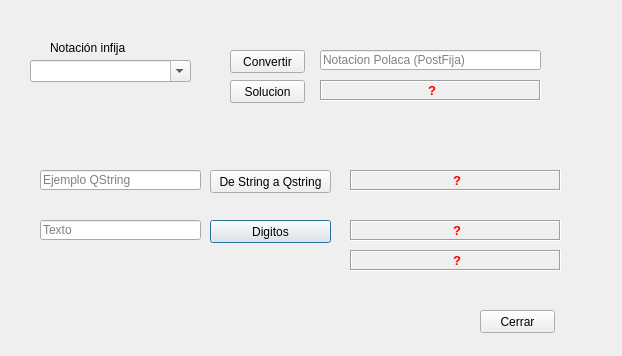
<?xml version="1.0" encoding="UTF-8"?>
<ui version="4.0">
 <class>Dialog</class>
 <widget class="QDialog" name="Dialog">
  <property name="geometry">
   <rect>
    <x>0</x>
    <y>0</y>
    <width>622</width>
    <height>356</height>
   </rect>
  </property>
  <property name="windowTitle">
   <string>Dialog</string>
  </property>
  <widget class="QLineEdit" name="lineEdit_3">
   <property name="geometry">
    <rect>
     <x>40</x>
     <y>220</y>
     <width>161</width>
     <height>20</height>
    </rect>
   </property>
   <property name="placeholderText">
    <string>Texto</string>
   </property>
  </widget>
  <widget class="QPushButton" name="pushButtonDigitos">
   <property name="geometry">
    <rect>
     <x>210</x>
     <y>220</y>
     <width>121</width>
     <height>23</height>
    </rect>
   </property>
   <property name="text">
    <string>Digitos</string>
   </property>
  </widget>
  <widget class="QLabel" name="label_4">
   <property name="geometry">
    <rect>
     <x>350</x>
     <y>220</y>
     <width>211</width>
     <height>21</height>
    </rect>
   </property>
   <property name="frameShape">
    <enum>QFrame::Box</enum>
   </property>
   <property name="frameShadow">
    <enum>QFrame::Sunken</enum>
   </property>
   <property name="text">
    <string>&lt;html&gt;&lt;head/&gt;&lt;body&gt;&lt;p align=&quot;center&quot;&gt;&lt;span style=&quot; font-size:10pt; font-weight:600; color:#ff0000;&quot;&gt;?&lt;/span&gt;&lt;/p&gt;&lt;/body&gt;&lt;/html&gt;</string>
   </property>
  </widget>
  <widget class="QLineEdit" name="lineEdit_2">
   <property name="geometry">
    <rect>
     <x>40</x>
     <y>170</y>
     <width>161</width>
     <height>20</height>
    </rect>
   </property>
   <property name="placeholderText">
    <string>Ejemplo QString</string>
   </property>
  </widget>
  <widget class="QComboBox" name="comboBox">
   <property name="geometry">
    <rect>
     <x>30</x>
     <y>60</y>
     <width>161</width>
     <height>22</height>
    </rect>
   </property>
   <property name="editable">
    <bool>true</bool>
   </property>
   <property name="placeholderText">
    <string>Notacion Infija</string>
   </property>
   <item>
    <property name="text">
     <string>(a+b)*3</string>
    </property>
   </item>
   <item>
    <property name="text">
     <string>a^b*((C-D)+e)/(f*g)+H</string>
    </property>
   </item>
   <item>
    <property name="text">
     <string>3^2*((4-6)+3)/(5*2)+7</string>
    </property>
   </item>
  </widget>
  <widget class="QPushButton" name="pushButtonCerrar">
   <property name="geometry">
    <rect>
     <x>480</x>
     <y>310</y>
     <width>75</width>
     <height>23</height>
    </rect>
   </property>
   <property name="text">
    <string>Cerrar</string>
   </property>
  </widget>
  <widget class="QLabel" name="label">
   <property name="geometry">
    <rect>
     <x>50</x>
     <y>40</y>
     <width>141</width>
     <height>16</height>
    </rect>
   </property>
   <property name="text">
    <string>Notación infija</string>
   </property>
  </widget>
  <widget class="QLabel" name="label_5">
   <property name="geometry">
    <rect>
     <x>350</x>
     <y>250</y>
     <width>211</width>
     <height>21</height>
    </rect>
   </property>
   <property name="frameShape">
    <enum>QFrame::Box</enum>
   </property>
   <property name="frameShadow">
    <enum>QFrame::Sunken</enum>
   </property>
   <property name="text">
    <string>&lt;html&gt;&lt;head/&gt;&lt;body&gt;&lt;p align=&quot;center&quot;&gt;&lt;span style=&quot; font-size:10pt; font-weight:600; color:#ff0000;&quot;&gt;?&lt;/span&gt;&lt;/p&gt;&lt;/body&gt;&lt;/html&gt;</string>
   </property>
  </widget>
  <widget class="QLabel" name="label_2">
   <property name="geometry">
    <rect>
     <x>320</x>
     <y>80</y>
     <width>221</width>
     <height>21</height>
    </rect>
   </property>
   <property name="frameShape">
    <enum>QFrame::Box</enum>
   </property>
   <property name="frameShadow">
    <enum>QFrame::Sunken</enum>
   </property>
   <property name="text">
    <string>&lt;html&gt;&lt;head/&gt;&lt;body&gt;&lt;p align=&quot;center&quot;&gt;&lt;span style=&quot; font-size:10pt; font-weight:600; color:#ff0000;&quot;&gt;?&lt;/span&gt;&lt;/p&gt;&lt;/body&gt;&lt;/html&gt;</string>
   </property>
  </widget>
  <widget class="QPushButton" name="pushButtonConvertir">
   <property name="geometry">
    <rect>
     <x>230</x>
     <y>50</y>
     <width>75</width>
     <height>23</height>
    </rect>
   </property>
   <property name="text">
    <string>Convertir</string>
   </property>
  </widget>
  <widget class="QPushButton" name="pushButtonDSAQS">
   <property name="geometry">
    <rect>
     <x>210</x>
     <y>170</y>
     <width>121</width>
     <height>23</height>
    </rect>
   </property>
   <property name="text">
    <string>De String a Qstring</string>
   </property>
  </widget>
  <widget class="QLineEdit" name="lineEdit">
   <property name="geometry">
    <rect>
     <x>320</x>
     <y>50</y>
     <width>221</width>
     <height>20</height>
    </rect>
   </property>
   <property name="placeholderText">
    <string>Notacion Polaca (PostFija)</string>
   </property>
  </widget>
  <widget class="QLabel" name="label_3">
   <property name="geometry">
    <rect>
     <x>350</x>
     <y>170</y>
     <width>211</width>
     <height>21</height>
    </rect>
   </property>
   <property name="frameShape">
    <enum>QFrame::Box</enum>
   </property>
   <property name="frameShadow">
    <enum>QFrame::Sunken</enum>
   </property>
   <property name="text">
    <string>&lt;html&gt;&lt;head/&gt;&lt;body&gt;&lt;p align=&quot;center&quot;&gt;&lt;span style=&quot; font-size:10pt; font-weight:600; color:#ff0000;&quot;&gt;?&lt;/span&gt;&lt;/p&gt;&lt;/body&gt;&lt;/html&gt;</string>
   </property>
  </widget>
  <widget class="QPushButton" name="pushButtonSolucion">
   <property name="geometry">
    <rect>
     <x>230</x>
     <y>80</y>
     <width>75</width>
     <height>23</height>
    </rect>
   </property>
   <property name="text">
    <string>Solucion</string>
   </property>
  </widget>
 </widget>
 <resources/>
 <connections>
  <connection>
   <sender>pushButtonCerrar</sender>
   <signal>clicked()</signal>
   <receiver>Dialog</receiver>
   <slot>close()</slot>
   <hints>
    <hint type="sourcelabel">
     <x>495</x>
     <y>321</y>
    </hint>
    <hint type="destinationlabel">
     <x>394</x>
     <y>328</y>
    </hint>
   </hints>
  </connection>
 </connections>
</ui>
